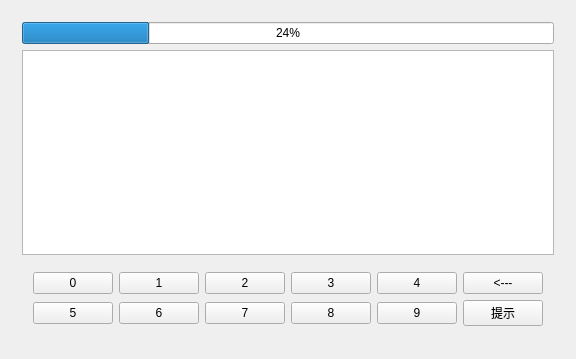
<?xml version="1.0" encoding="UTF-8"?>
<ui version="4.0">
 <class>guessnum</class>
 <widget class="QWidget" name="guessnum">
  <property name="geometry">
   <rect>
    <x>0</x>
    <y>0</y>
    <width>534</width>
    <height>359</height>
   </rect>
  </property>
  <property name="windowTitle">
   <string>guessnum</string>
  </property>
  <layout class="QVBoxLayout" name="verticalLayout">
   <item>
    <widget class="QStackedWidget" name="stackedWidget">
     <property name="frameShape">
      <enum>QFrame::NoFrame</enum>
     </property>
     <property name="currentIndex">
      <number>1</number>
     </property>
     <widget class="QWidget" name="page_mainui">
      <layout class="QGridLayout" name="gridLayout_3">
       <item row="0" column="0">
        <widget class="QWidget" name="widget_2" native="true">
         <layout class="QHBoxLayout" name="horizontalLayout_2">
          <item>
           <spacer name="horizontalSpacer_6">
            <property name="orientation">
             <enum>Qt::Horizontal</enum>
            </property>
            <property name="sizeHint" stdset="0">
             <size>
              <width>137</width>
              <height>20</height>
             </size>
            </property>
           </spacer>
          </item>
          <item>
           <widget class="QLabel" name="label_1">
            <property name="text">
             <string>&lt;html&gt;&lt;head/&gt;&lt;body&gt;&lt;p&gt;&lt;span style=&quot; font-size:26pt; font-weight:600;&quot;&gt;猜数字游戏&lt;/span&gt;&lt;/p&gt;&lt;/body&gt;&lt;/html&gt;</string>
            </property>
            <property name="textFormat">
             <enum>Qt::AutoText</enum>
            </property>
            <property name="scaledContents">
             <bool>false</bool>
            </property>
            <property name="alignment">
             <set>Qt::AlignCenter</set>
            </property>
           </widget>
          </item>
          <item>
           <spacer name="horizontalSpacer_7">
            <property name="orientation">
             <enum>Qt::Horizontal</enum>
            </property>
            <property name="sizeHint" stdset="0">
             <size>
              <width>136</width>
              <height>20</height>
             </size>
            </property>
           </spacer>
          </item>
         </layout>
        </widget>
       </item>
       <item row="1" column="0">
        <widget class="QWidget" name="widget" native="true">
         <layout class="QGridLayout" name="gridLayout">
          <item row="0" column="1">
           <widget class="QLabel" name="label_2">
            <property name="text">
             <string>&lt;html&gt;&lt;head/&gt;&lt;body&gt;&lt;p&gt;&lt;span style=&quot; font-size:11pt;&quot;&gt;请设置猜数字时间(秒)：&lt;/span&gt;&lt;/p&gt;&lt;/body&gt;&lt;/html&gt;</string>
            </property>
            <property name="alignment">
             <set>Qt::AlignCenter</set>
            </property>
           </widget>
          </item>
          <item row="0" column="2" rowspan="3">
           <spacer name="horizontalSpacer_2">
            <property name="orientation">
             <enum>Qt::Horizontal</enum>
            </property>
            <property name="sizeHint" stdset="0">
             <size>
              <width>66</width>
              <height>20</height>
             </size>
            </property>
           </spacer>
          </item>
          <item row="0" column="0" rowspan="3">
           <spacer name="horizontalSpacer">
            <property name="orientation">
             <enum>Qt::Horizontal</enum>
            </property>
            <property name="sizeHint" stdset="0">
             <size>
              <width>144</width>
              <height>20</height>
             </size>
            </property>
           </spacer>
          </item>
          <item row="1" column="1">
           <widget class="QComboBox" name="comboBox">
            <property name="editable">
             <bool>true</bool>
            </property>
            <property name="currentText">
             <string>20</string>
            </property>
            <property name="maxCount">
             <number>240</number>
            </property>
            <item>
             <property name="text">
              <string>20</string>
             </property>
            </item>
            <item>
             <property name="text">
              <string>40</string>
             </property>
            </item>
            <item>
             <property name="text">
              <string>80</string>
             </property>
            </item>
            <item>
             <property name="text">
              <string>120</string>
             </property>
            </item>
            <item>
             <property name="text">
              <string>160</string>
             </property>
            </item>
            <item>
             <property name="text">
              <string>200</string>
             </property>
            </item>
            <item>
             <property name="text">
              <string>240</string>
             </property>
            </item>
            <item>
             <property name="text">
              <string>280</string>
             </property>
            </item>
            <item>
             <property name="text">
              <string>320</string>
             </property>
            </item>
           </widget>
          </item>
         </layout>
        </widget>
       </item>
       <item row="2" column="0">
        <widget class="QWidget" name="widget_3" native="true">
         <layout class="QHBoxLayout" name="horizontalLayout">
          <item>
           <spacer name="horizontalSpacer_3">
            <property name="orientation">
             <enum>Qt::Horizontal</enum>
            </property>
            <property name="sizeHint" stdset="0">
             <size>
              <width>64</width>
              <height>20</height>
             </size>
            </property>
           </spacer>
          </item>
          <item>
           <widget class="QPushButton" name="pushButton_In">
            <property name="text">
             <string>进入游戏</string>
            </property>
           </widget>
          </item>
          <item>
           <spacer name="horizontalSpacer_4">
            <property name="orientation">
             <enum>Qt::Horizontal</enum>
            </property>
            <property name="sizeType">
             <enum>QSizePolicy::Fixed</enum>
            </property>
            <property name="sizeHint" stdset="0">
             <size>
              <width>160</width>
              <height>20</height>
             </size>
            </property>
           </spacer>
          </item>
          <item>
           <widget class="QPushButton" name="pushButton_Out">
            <property name="text">
             <string>退出游戏</string>
            </property>
           </widget>
          </item>
          <item>
           <spacer name="horizontalSpacer_5">
            <property name="orientation">
             <enum>Qt::Horizontal</enum>
            </property>
            <property name="sizeHint" stdset="0">
             <size>
              <width>64</width>
              <height>20</height>
             </size>
            </property>
           </spacer>
          </item>
         </layout>
        </widget>
       </item>
      </layout>
     </widget>
     <widget class="QWidget" name="page_gameui">
      <layout class="QGridLayout" name="gridLayout_2">
       <item row="0" column="0">
        <widget class="QProgressBar" name="progressBar">
         <property name="value">
          <number>24</number>
         </property>
        </widget>
       </item>
       <item row="1" column="0">
        <widget class="QTextEdit" name="textEdit"/>
       </item>
       <item row="2" column="0">
        <widget class="QWidget" name="widget_4" native="true">
         <layout class="QGridLayout" name="gridLayout_4">
          <item row="0" column="3">
           <widget class="QPushButton" name="pushButton_4">
            <property name="text">
             <string>3</string>
            </property>
           </widget>
          </item>
          <item row="0" column="5">
           <widget class="QPushButton" name="pushButton_6">
            <property name="text">
             <string>&lt;---</string>
            </property>
           </widget>
          </item>
          <item row="2" column="1">
           <widget class="QPushButton" name="pushButton_8">
            <property name="text">
             <string>6</string>
            </property>
           </widget>
          </item>
          <item row="2" column="0">
           <widget class="QPushButton" name="pushButton_7">
            <property name="text">
             <string>5</string>
            </property>
           </widget>
          </item>
          <item row="2" column="2">
           <widget class="QPushButton" name="pushButton_9">
            <property name="text">
             <string>7</string>
            </property>
           </widget>
          </item>
          <item row="2" column="3">
           <widget class="QPushButton" name="pushButton_10">
            <property name="text">
             <string>8</string>
            </property>
           </widget>
          </item>
          <item row="2" column="4">
           <widget class="QPushButton" name="pushButton_11">
            <property name="text">
             <string>9</string>
            </property>
           </widget>
          </item>
          <item row="2" column="5">
           <widget class="QPushButton" name="pushButton_12">
            <property name="text">
             <string>提示</string>
            </property>
           </widget>
          </item>
          <item row="0" column="1">
           <widget class="QPushButton" name="pushButton_2">
            <property name="text">
             <string>1</string>
            </property>
           </widget>
          </item>
          <item row="0" column="4">
           <widget class="QPushButton" name="pushButton_5">
            <property name="text">
             <string>4</string>
            </property>
           </widget>
          </item>
          <item row="0" column="0">
           <widget class="QPushButton" name="pushButton">
            <property name="text">
             <string>0</string>
            </property>
            <property name="autoDefault">
             <bool>false</bool>
            </property>
            <property name="default">
             <bool>false</bool>
            </property>
            <property name="flat">
             <bool>false</bool>
            </property>
           </widget>
          </item>
          <item row="0" column="2">
           <widget class="QPushButton" name="pushButton_3">
            <property name="text">
             <string>2</string>
            </property>
           </widget>
          </item>
         </layout>
        </widget>
       </item>
      </layout>
     </widget>
     <widget class="QWidget" name="page_lose">
      <layout class="QGridLayout" name="gridLayout_5">
       <item row="0" column="0">
        <widget class="QLabel" name="label_lose">
         <property name="text">
          <string/>
         </property>
         <property name="alignment">
          <set>Qt::AlignCenter</set>
         </property>
        </widget>
       </item>
      </layout>
     </widget>
     <widget class="QWidget" name="page_win">
      <layout class="QGridLayout" name="gridLayout_6">
       <item row="0" column="0">
        <widget class="QLabel" name="label_win">
         <property name="text">
          <string/>
         </property>
         <property name="alignment">
          <set>Qt::AlignCenter</set>
         </property>
        </widget>
       </item>
      </layout>
     </widget>
    </widget>
   </item>
  </layout>
 </widget>
 <layoutdefault spacing="6" margin="11"/>
 <resources/>
 <connections/>
</ui>
